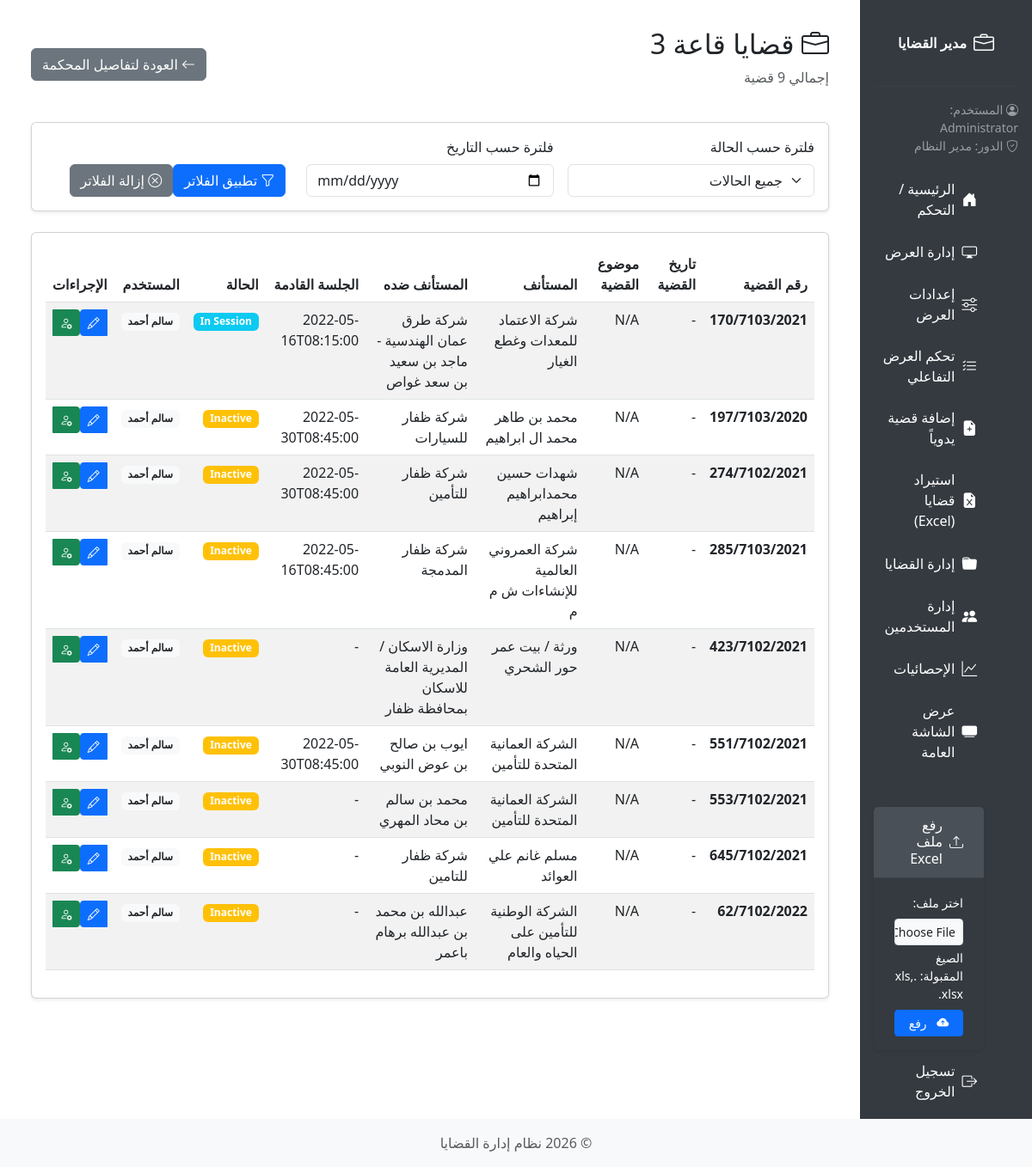
/court_cases/3 (signed in), run on an earlier commit of the app's database.
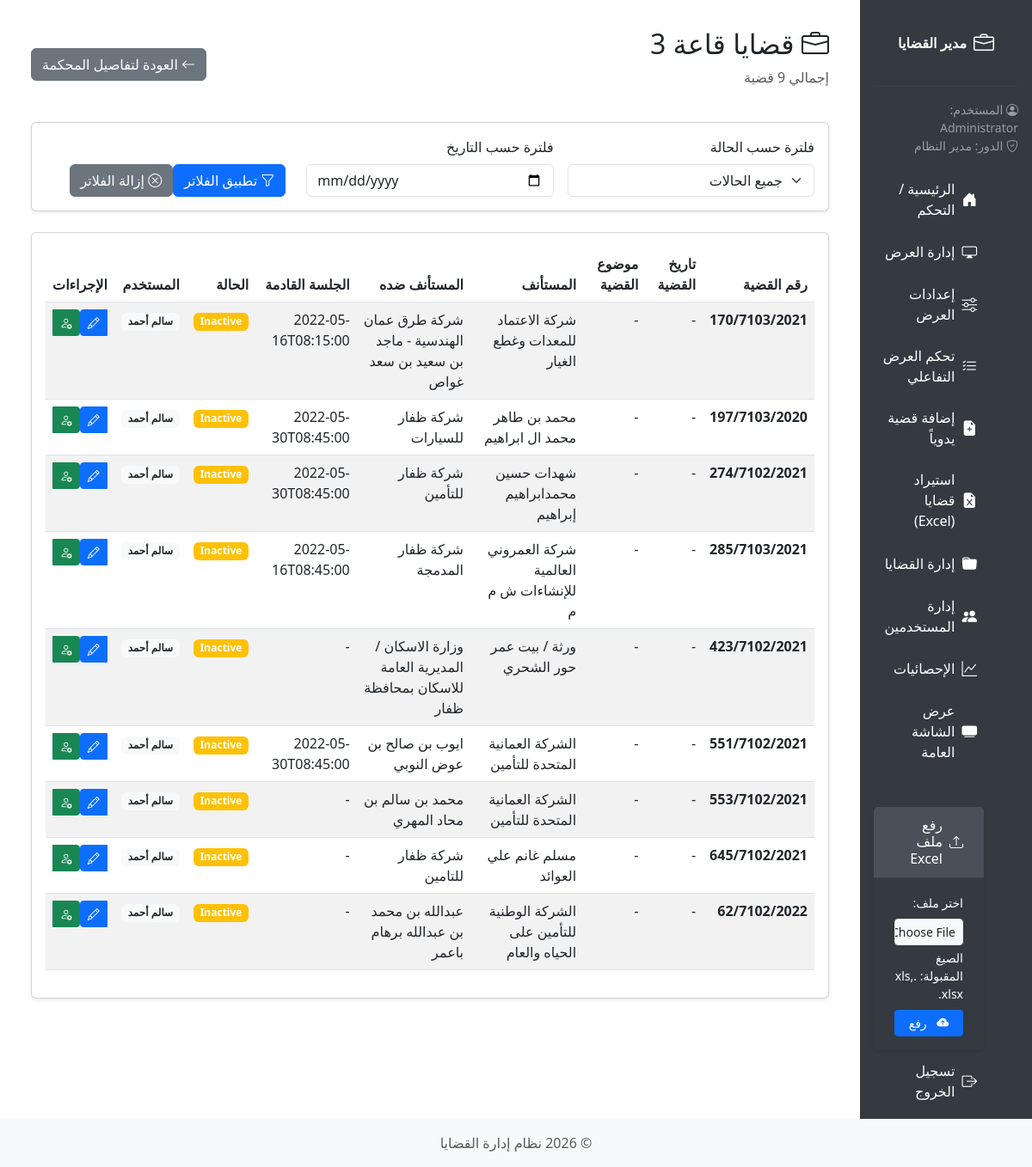
And on a later commit of the database.
### app/models/models.py (models this page shows)
class Case(db.Model):
    __tablename__ = 'tblcase'
    id = db.Column(db.Integer, primary_key=True)
    user_id = db.Column(db.Integer, db.ForeignKey('tbluser.id', ondelete='SET NULL'), nullable=True)
    case_number = db.Column(db.String(50), nullable=False)
    case_date = db.Column(db.Date, nullable=True)
    added_date = db.Column(db.DateTime, default=datetime.utcnow)
    c_order = db.Column(db.Integer, nullable=False)
    next_session_date = db.Column(db.String(100), nullable=True)
    session_result = db.Column(db.Text, nullable=True)
    num_sessions = db.Column(db.Integer, nullable=False, default=1)
    case_subject = db.Column(db.String(200), nullable=True)
    defendant = db.Column(db.String(100), nullable=True)
    plaintiff = db.Column(db.String(100), nullable=True)
    prosecution_number = db.Column(db.String(50), nullable=True)
    police_department = db.Column(db.String(150), nullable=True)
    police_case_number = db.Column(db.String(50), nullable=True)
    status = db.Column(SQLAlchemyEnum(CaseStatus), nullable=True, default=CaseStatus.inactive)
    court_id = db.Column(db.Integer, db.ForeignKey('tblcourt.id', ondelete='SET NULL', name='fk_case_court'), nullable=True)
    __table_args__ = (
        db.UniqueConstraint('court_id', 'case_number', name='uq_case_number_per_court'),
    )

class User(UserMixin, db.Model):
    __tablename__ = 'tbluser'
    id = db.Column(db.Integer, primary_key=True)
    username = db.Column(db.String(80), nullable=False)
    password = db.Column(db.String(120), nullable=False)
    name = db.Column(db.String(100), nullable=False)
    email = db.Column(db.String(120), nullable=False)
    tel = db.Column(db.String(20), nullable=False)
    is_admin = db.Column(db.Boolean, default=False)
    court_id = db.Column(db.Integer, db.ForeignKey('tblcourt.id', ondelete='SET NULL', name='fk_user_court'), nullable=True)
    cases = db.relationship('Case', backref='user', lazy=True)
    __table_args__ = (
        db.UniqueConstraint('username', name='uq_user_username'),
        db.UniqueConstraint('email', name='uq_user_email')
    )

### app/blueprints/main/routes.py (the view)
@main_bp.route('/court_cases/<int:court_id>')
@login_required
def court_cases(court_id):
    if not current_user.is_admin:
        flash('Access denied.', 'danger')
        return redirect(url_for('main.index'))
    court = Court.query.get_or_404(court_id)
    status_filter = request.args.get('status')
    date_filter = request.args.get('date')
    query = Case.query.filter_by(court_id=court_id)
    if status_filter and status_filter != 'all':
        try:
            status_enum = CaseStatus(status_filter)
            query = query.filter(Case.status == status_enum)
        except ValueError:
            pass
    if date_filter:
        try:
            filter_date = datetime.strptime(date_filter, '%Y-%m-%d').date()
            query = query.filter(Case.case_date == filter_date)
        except ValueError:
            pass
    cases = query.order_by(Case.case_date.desc(), Case.c_order.asc()).all()
    return render_template('court_cases.html',
                         court=court,
                         cases=cases,
                         status_options=list(CaseStatus),
                         current_status=status_filter,
                         current_date=date_filter)

### app/blueprints/auth/routes.py (called while the page is built)
@login_manager.user_loader
def load_user(user_id):
    return db.session.get(User, int(user_id))

### app/templates/court_cases.html (shortened to what the changed rows need)
{% extends "base.html" %}
{% block content %}
<div class="container">
    <div class="row mb-4">
        <div class="col">
            <div class="d-flex justify-content-between align-items-center">
                <div>
                    <h2><i class="bi bi-briefcase"></i> قضايا {{ court.name }}</h2>
                </div>
            </div>
        </div>
    </div>
    <div class="row">
        <div class="col">
            <div class="card">
                <div class="card-body">
                    {% if cases %}
                    <div class="table-responsive">
                        <table class="table table-striped table-hover">
                            <thead>
                                <tr>
                                    <th>رقم القضية</th>
                                    <th>تاريخ القضية</th>
                                    <th>موضوع القضية</th>
                                    <th>المستأنف</th>
                                    <th>المستأنف ضده</th>
                                    <th>الجلسة القادمة</th>
                                    <th>الحالة</th>
                                    <th>المستخدم</th>
                                    <th>الإجراءات</th>
                                </tr>
                            </thead>
                            <tbody>
                                {% for case in cases %}
                                <tr>
                                    <td><strong>{{ case.case_number }}</strong></td>
                                    <td>{{ case.case_date.strftime('%Y-%m-%d') if case.case_date else '-' }}</td>
                                    <td>{{ case.case_subject or '-' }}</td>
                                    <td>{{ case.plaintiff or '-' }}</td>
                                    <td>{{ case.defendant or '-' }}</td>
                                    <td>{{ case.next_session_date or '-' }}</td>
                                    <td>
                                        <span
                                            class="badge {% if case.status.value == 'active' %}bg-success{% elif case.status.value == 'finished' %}bg-secondary{% elif case.status.value == 'in session' %}bg-info{% else %}bg-warning{% endif %}">
                                            {{ case.status.value|title }}
                                        </span>
                                    </td>
                                    <td>
                                        {% if case.user_id %}
                                        <span class="badge bg-light text-dark">{{ case.user.name if case.user else 'غير
                                            محدد' }}</span>
                                        {% else %}
                                        <span class="text-muted">غير محدد</span>
                                        {% endif %}
                                    </td>
                                    <td>
                                        <div class="btn-group" role="group">
                                            <a href="{{ url_for('cases.edit_case', case_id=case.id) }}"
                                                class="btn btn-sm btn-primary" title="تعديل">
                                                <i class="bi bi-pencil"></i>
                                            </a>
                                            {% if case.user_id %}
                                            <a href="{{ url_for('auth.impersonate_user', user_id=case.user_id) }}"
                                                class="btn btn-sm btn-success" title="تمثيل المستخدم">
                                                <i class="bi bi-person-gear"></i>
                                            </a>
                                            {% endif %}
                                        </div>
                                    </td>
                                </tr>
                                {% endfor %}
                            </tbody>
                        </table>
                    </div>
                    {% else %}
                    <div class="text-center py-5">
                        <i class="bi bi-inbox display-1 text-muted"></i>
                        <h4 class="text-muted mt-3">لا توجد قضايا</h4>
                        <p class="text-muted">لا توجد قضايا تطابق المعايير المحددة في هذه المحكمة.</p>
                    </div>
                    {% endif %}
                </div>
            </div>
        </div>
    </div>
</div>
{% endblock %}

What changed in the data, as far as the page shows it:
removed Case: case_number "170/7103/2021", case_date "-", case_subject "N/A", plaintiff "شركة الاعتماد للمعدات وغطع الغيار", defendant "شركة طرق عمان الهندسية - ماجد بن سعيد بن سعد غواص", next_session_date "2022-05-16T08:15:00", status.value "In Session", user "سالم أحمد"
removed Case: case_number "197/7103/2020", case_date "-", case_subject "N/A", plaintiff "محمد بن طاهر محمد ال ابراهيم", defendant "شركة ظفار للسيارات", next_session_date "2022-05-30T08:45:00", status.value "Inactive", user "سالم أحمد"
removed Case: case_number "274/7102/2021", case_date "-", case_subject "N/A", plaintiff "شهدات حسين محمدابراهيم إبراهيم", defendant "شركة ظفار للتأمين", next_session_date "2022-05-30T08:45:00", status.value "Inactive", user "سالم أحمد"
removed Case: case_number "285/7103/2021", case_date "-", case_subject "N/A", plaintiff "شركة العمروني العالمية للإنشاءات ش م م", defendant "شركة ظفار المدمجة", next_session_date "2022-05-16T08:45:00", status.value "Inactive", user "سالم أحمد"
removed Case: case_number "423/7102/2021", case_date "-", case_subject "N/A", plaintiff "ورثة / بيت عمر حور الشحري", defendant "وزارة الاسكان / المديرية العامة للاسكان بمحافظة ظفار", next_session_date "-", status.value "Inactive", user "سالم أحمد"
removed Case: case_number "551/7102/2021", case_date "-", case_subject "N/A", plaintiff "الشركة العمانية المتحدة للتأمين", defendant "ايوب بن صالح بن عوض النوبي", next_session_date "2022-05-30T08:45:00", status.value "Inactive", user "سالم أحمد"
removed Case: case_number "553/7102/2021", case_date "-", case_subject "N/A", plaintiff "الشركة العمانية المتحدة للتأمين", defendant "محمد بن سالم بن محاد المهري", next_session_date "-", status.value "Inactive", user "سالم أحمد"
removed Case: case_number "645/7102/2021", case_date "-", case_subject "N/A", plaintiff "مسلم غانم علي العوائد", defendant "شركة ظفار للتامين", next_session_date "-", status.value "Inactive", user "سالم أحمد"
removed Case: case_number "62/7102/2022", case_date "-", case_subject "N/A", plaintiff "الشركة الوطنية للتأمين على الحياه والعام", defendant "عبدالله بن محمد بن عبدالله برهام باعمر", next_session_date "-", status.value "Inactive", user "سالم أحمد"
added Case: case_number "170/7103/2021", case_date "-", case_subject "-", plaintiff "شركة الاعتماد للمعدات وغطع الغيار", defendant "شركة طرق عمان الهندسية - ماجد بن سعيد بن سعد غواص", next_session_date "2022-05-16T08:15:00", status.value "Inactive", user "سالم أحمد"
added Case: case_number "197/7103/2020", case_date "-", case_subject "-", plaintiff "محمد بن طاهر محمد ال ابراهيم", defendant "شركة ظفار للسيارات", next_session_date "2022-05-30T08:45:00", status.value "Inactive", user "سالم أحمد"
added Case: case_number "274/7102/2021", case_date "-", case_subject "-", plaintiff "شهدات حسين محمدابراهيم إبراهيم", defendant "شركة ظفار للتأمين", next_session_date "2022-05-30T08:45:00", status.value "Inactive", user "سالم أحمد"
added Case: case_number "285/7103/2021", case_date "-", case_subject "-", plaintiff "شركة العمروني العالمية للإنشاءات ش م م", defendant "شركة ظفار المدمجة", next_session_date "2022-05-16T08:45:00", status.value "Inactive", user "سالم أحمد"
added Case: case_number "423/7102/2021", case_date "-", case_subject "-", plaintiff "ورثة / بيت عمر حور الشحري", defendant "وزارة الاسكان / المديرية العامة للاسكان بمحافظة ظفار", next_session_date "-", status.value "Inactive", user "سالم أحمد"
added Case: case_number "551/7102/2021", case_date "-", case_subject "-", plaintiff "الشركة العمانية المتحدة للتأمين", defendant "ايوب بن صالح بن عوض النوبي", next_session_date "2022-05-30T08:45:00", status.value "Inactive", user "سالم أحمد"
added Case: case_number "553/7102/2021", case_date "-", case_subject "-", plaintiff "الشركة العمانية المتحدة للتأمين", defendant "محمد بن سالم بن محاد المهري", next_session_date "-", status.value "Inactive", user "سالم أحمد"
added Case: case_number "645/7102/2021", case_date "-", case_subject "-", plaintiff "مسلم غانم علي العوائد", defendant "شركة ظفار للتامين", next_session_date "-", status.value "Inactive", user "سالم أحمد"
added Case: case_number "62/7102/2022", case_date "-", case_subject "-", plaintiff "الشركة الوطنية للتأمين على الحياه والعام", defendant "عبدالله بن محمد بن عبدالله برهام باعمر", next_session_date "-", status.value "Inactive", user "سالم أحمد"
